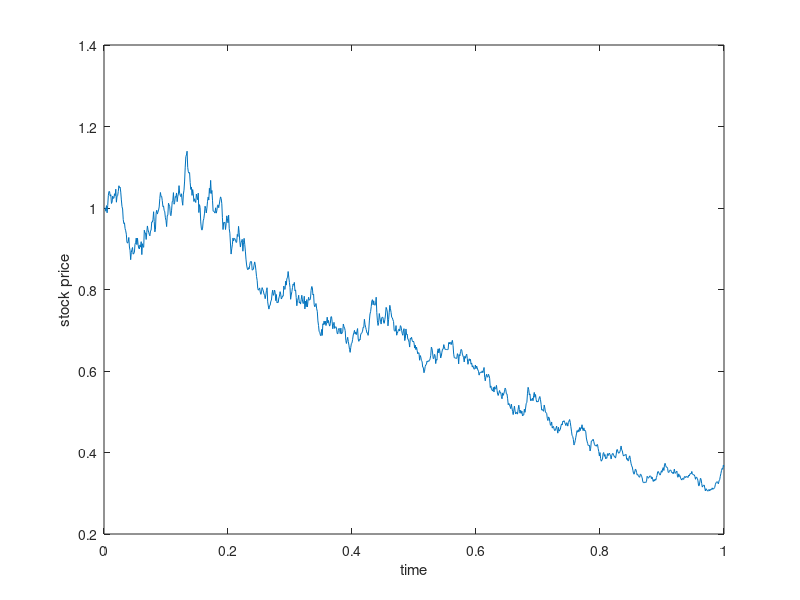

Reproduce this figure in MATLAB.
t0 = 0;
T = 1
n = 1000;
dt = (T - t0)/n;
mu = 1;
sigma = 0.5;
dW = zeros(1, n);
axis = [t0 + dt:dt:T];
S = zeros(1, n);
S(1) = 1;

for k = 2:n
    dW(k) = sqrt(dt) * randn;
    S(k) = S(k - 1) + (mu * S(k) * dt) + (sigma * S(k - 1) * dW(k - 1));  
end

plot(axis, S);
xlabel('time');
ylabel('stock price');
